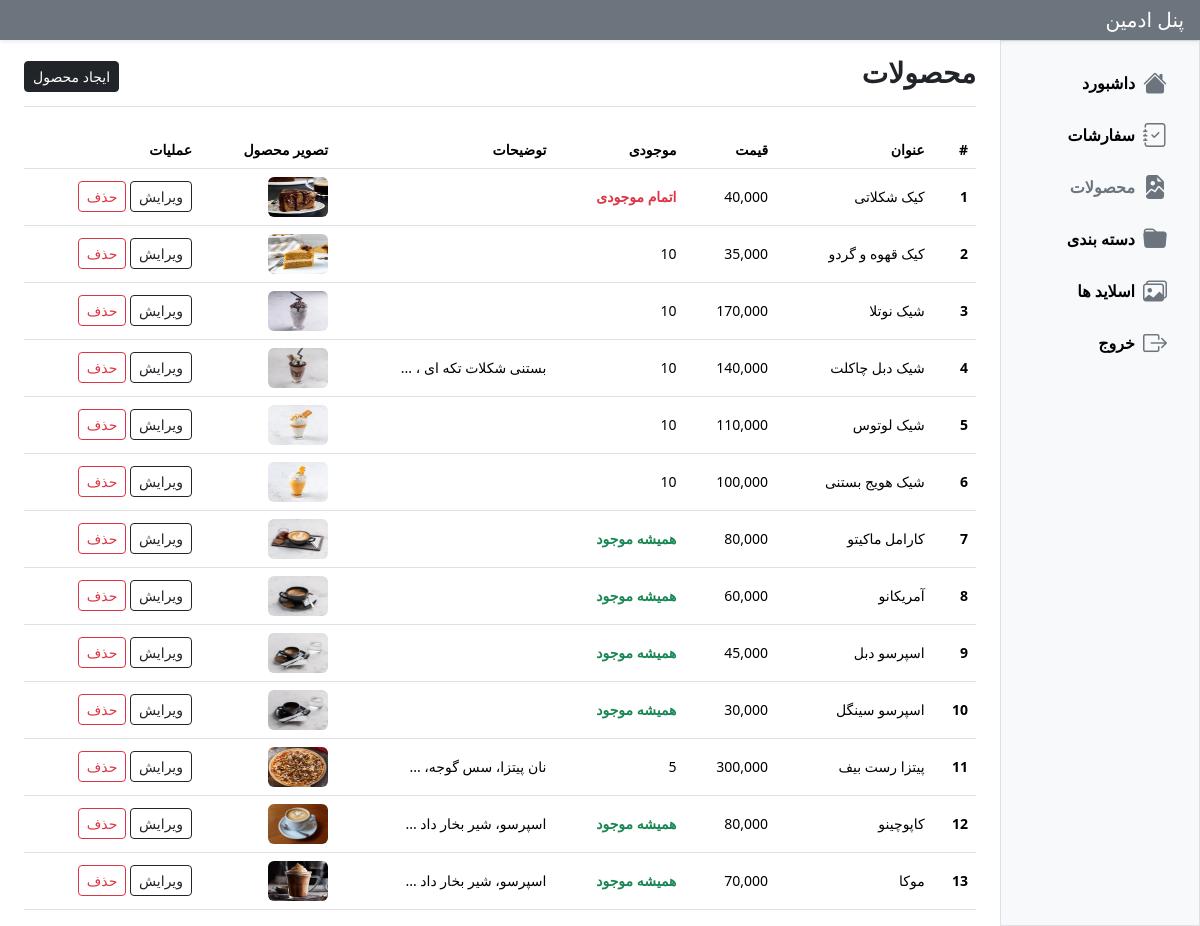
/admin-panel/pages/posts/index.php (signed in), run on the app's committed database.
### tables this page shows
CREATE TABLE `posts` (
  `id` int(11) NOT NULL,
  `title` varchar(255) NOT NULL,
  `price` int(255) NOT NULL,
  `category_id` int(11) NOT NULL,
  `image` varchar(255) NOT NULL,
  `description` varchar(255) DEFAULT NULL,
  `stock` int(11) NOT NULL DEFAULT 0,
  `is_stock_tracked` tinyint(1) NOT NULL DEFAULT 1
);

### admin-panel/pages/posts/index.php (the view, shortened to what this page needs)
<?php
include "../../include/layout/header.php";
$posts = $db->query("SELECT * FROM posts ORDER BY id DESC");
?>
<div class="container-fluid">
    <div class="row">
        <?php include "../../include/layout/sidebar.php" ?>
        <main class="col-md-9 ms-sm-auto col-lg-10 px-md-4">
            <div
                class="d-flex justify-content-between flex-wrap flex-md-nowrap align-items-center pt-3 pb-2 mb-3 border-bottom">
                <h1 class="fs-3 fw-bold">محصولات</h1>
                <div class="btn-toolbar mb-2 mb-md-0">
                    <a href="./create.php" class="btn btn-sm btn-dark">ایجاد محصول</a>
                </div>
            </div>
            <div class="mt-4">
                <?php if ($posts->rowCount() > 0): ?>
                    <div class="table-responsive small">
                        <table class="table table-hover align-middle">
                            <thead>
                                <tr>
                                    <th>#</th>
                                    <th>عنوان</th>
                                    <th>قیمت</th>
                                    <th>موجودی</th>
                                    <th>توضیحات</th>
                                    <th>تصویر محصول</th>
                                    <th>عملیات</th>
                                </tr>
                            </thead>
                            <tbody>
                                <?php $index = 1; ?>
                                <?php foreach ($posts as $post): ?>
                                    <tr>
                                        <th><?= $index++ ?></th>
                                        <td><?= htmlspecialchars($post['title']) ?></td>
                                        <td><?= htmlspecialchars(number_format($post['price'])) ?></td>
                                        <td>
                                            <?php if ($post['is_stock_tracked']): ?>
                                                <?= $post['stock'] > 0 ? $post['stock'] : '<span class="text-danger fw-bold">اتمام موجودی</span>' ?>
                                            <?php else: ?>
                                                <span class="text-success fw-bold">همیشه موجود</span>
                                            <?php endif; ?>
                                        </td>
                                        <td><?= htmlspecialchars(mb_substr($post['description'], 0, 20)) ?>
                                            <?= mb_strlen($post['description']) > 10 ? '...' : '' ?>
                                        </td>
                                        <td>
                                            <div class="col-12 col-sm-6 col-md-4">
                                                <?php if (!empty($post['image'])): ?>
                                                    <img class="rounded"
                                                        src="../../../uploads/posts/<?= htmlspecialchars($post['image']) ?>"
                                                        width="60" height="40" />
                                                <?php else: ?>
                                                    <p>تصویر ندارد</p>
                                                <?php endif; ?>
                                            </div>
                                        </td>
                                        <td>
                                            <a href="./edit.php?id=<?= $post['id'] ?>"
                                                class="btn btn-sm btn-outline-dark">ویرایش</a>
                                            <a href="index.php?action=delete&id=<?= $post['id'] ?>"
                                                class="btn btn-sm btn-outline-danger">حذف</a>
                                        </td>
                                    </tr>
                                <?php endforeach ?>
                            </tbody>
                        </table>
                    </div>
                <?php endif ?>
            </div>
        </main>
    </div>
</div>
<?php include "../../include/layout/footer.php" ?>

### data on the page
posts: title "کیک شکلاتی", price "40,000", is_stock_tracked "اتمام موجودی", image (picture)
posts: title "کیک قهوه و گردو", price "35,000", stock "10", image (picture)
posts: title "شیک نوتلا", price "170,000", stock "10", image (picture)
posts: title "شیک دبل چاکلت", price "140,000", stock "10", description "بستنی شکلات تکه ای ،", image (picture)
posts: title "شیک لوتوس", price "110,000", stock "10", image (picture)
posts: title "شیک هویج بستنی", price "100,000", stock "10", image (picture)
posts: title "کارامل ماکیتو", price "80,000", is_stock_tracked "همیشه موجود", image (picture)
posts: title "آمریکانو", price "60,000", is_stock_tracked "همیشه موجود", image (picture)
posts: title "اسپرسو دبل", price "45,000", is_stock_tracked "همیشه موجود", image (picture)
posts: title "اسپرسو سینگل", price "30,000", is_stock_tracked "همیشه موجود", image (picture)
posts: title "پیتزا رست بیف", price "300,000", stock "5", description "نان پیتزا، سس گوجه،", image (picture)
posts: title "کاپوچینو", price "80,000", is_stock_tracked "همیشه موجود", description "اسپرسو، شیر بخار داد", image (picture)
posts: title "موکا", price "70,000", is_stock_tracked "همیشه موجود", description "اسپرسو، شیر بخار داد", image (picture)
